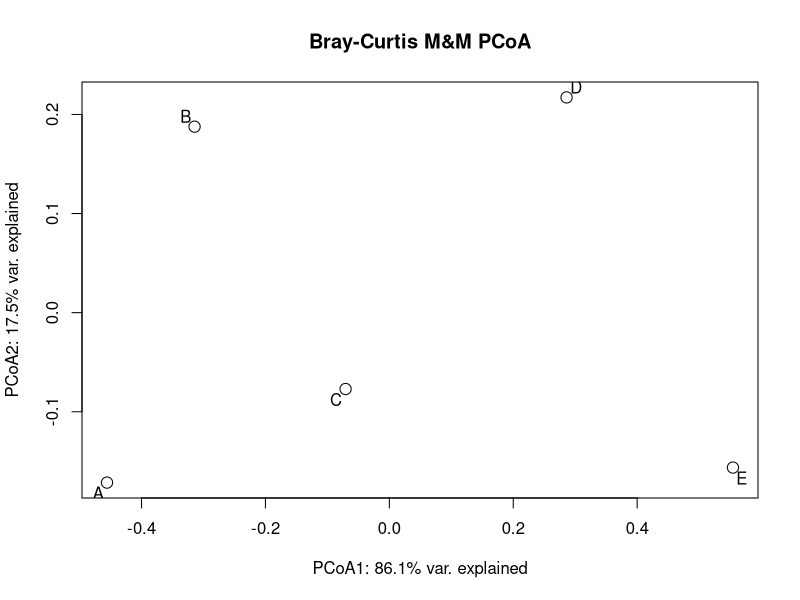

Write the R code that produced this figure.
data=matrix(0,nrow=6, ncol=5)
data[,1]=c(0,5,20,5,0,0)
data[,2]=c(2,6,10,12,0,0)
data[,3]=c(3,7,7,5,4,4)
data[,4]=c(4,0,0,13,7,7)
data[,5]=c(8,0,0,0,11,11)

colnames(data)=c("A","B", "C","D","E")
row.names(data)=c("OTU1", "OTU2", "OTU3", "OTU4", "OTU5", "OTU6")

library(vegan)
library(calibrate)

data.bc=vegdist(t(data), method="bray")
data.pcoa=cmdscale(data.bc, eig=TRUE)
#calculate percent variance explained, then add to plot
ax1.v=data.pcoa$eig[1]/sum(data.pcoa$eig)
ax2.v=data.pcoa$eig[2]/sum(data.pcoa$eig)
plot(data.pcoa$points[,1],data.pcoa$points[,2] ,cex=1.5,pch=21,main="Bray-Curtis M&M PCoA",xlab= paste("PCoA1: ",100*round(ax1.v,3),"% var. explained",sep=""), ylab= paste("PCoA2: ",100* round(ax2.v,3),"% var. explained",sep=""))
textxy(X=data.pcoa$points[,1], Y=data.pcoa$points[,2],labs=colnames(data), cex=1)
